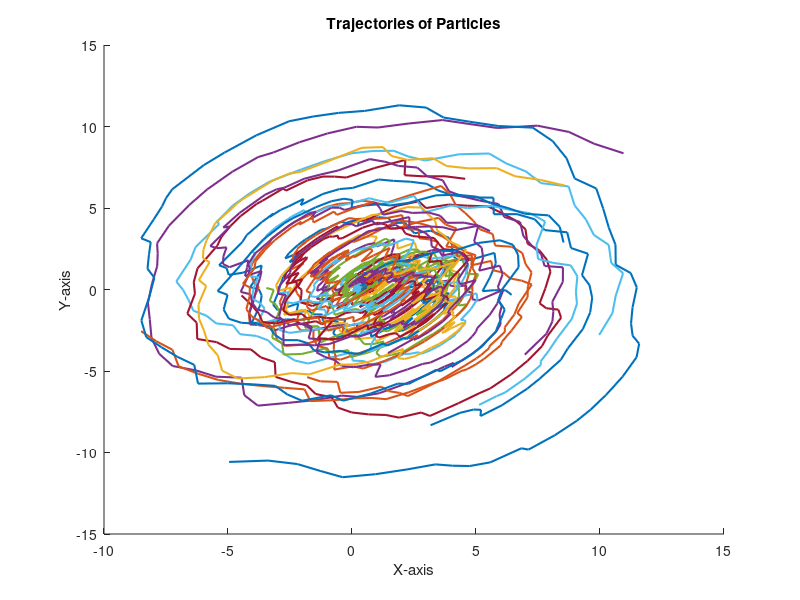

Here is the MATLAB script that generated this plot:
t_stop = 10; % time stops at t seconds
dt = 0.1; %time step size
n_stop = round(t_stop/dt); % numb of time steps

K = 25; % numb of trajectories/particles
M = 100; % numb of partitions in R2

trajectory_tensor = zeros(n_stop, K, 2); % time | trajectory index | (x(t),y(t))
density_tensor = zeros(n_stop, M, 3); % time | partition index | (partition x, partition y, concentration u)



clear j;
clear i;
clear s;
clear t;
clear m;

%__________set trajectories initial conditions at time 0______
trajectory_tensor(1,:,:) = rand(K,2); % Randomly generates X_t0^K uniformly in [0,1]x[0,1]

%______Calculate the path of the trajectories and store them in trajectory_tensor
v_givna = @(x, y) [y; 1 - x];
for t = 1:n_stop-1
    for k = 1:K
        x_current = trajectory_tensor(t,k,1);
        y_current = trajectory_tensor(t,k,2);
        W = sqrt(dt)*randn; % normally distributed noise with variance dt
        trajectory_tensor(t+1,k,:) = squeeze(trajectory_tensor(t,k,:)) + dt.*v_givna(x_current,y_current) + W;
    end
end

%_______Calculate concentration at each partition in R2+time and store them

%__________set partitions____
i = 1; % x index
j = 1; % y index
s = 1/sqrt(M); % side of grid squares side length

for m = 1:M % omega_m index tracker
    for t = 1:n_stop
        indicator_counter = 0;
        for k = 1:K
            x_current = trajectory_tensor(t,k,1);
            y_current = trajectory_tensor(t,k,2);
            if  (i-1)*s<=x_current<=i*s 
            end
        end
        density_tensor(t, m, 1:2) = [i*s; j*s];
    end
    if mod(m, sqrt(M)) == 0 % Reset indices
        i = 1;
        j = j + 1;
    else
        i = i + 1;
    end
end


% Plotting the trajectories
figure;
for k = 1:K
    scatter(squeeze(trajectory_tensor(1, k, 1)),  squeeze(trajectory_tensor(1, k, 2)), 'filled')
    hold on;
    plot(squeeze(trajectory_tensor(:, k, 1)), squeeze(trajectory_tensor(:, k, 2)), 'LineWidth', 1.5);
end
hold off;
% Adding labels and title
xlabel('X-axis');
ylabel('Y-axis');
title('Trajectories of Particles'); 